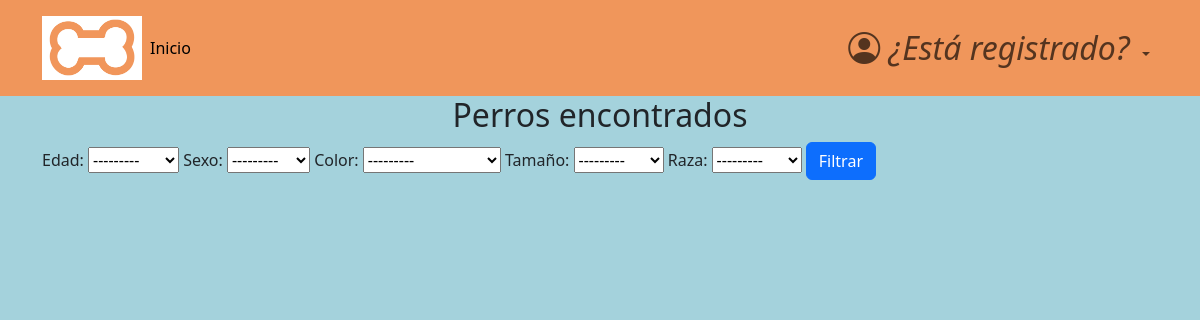
Page /found/foundposts/ on the earlier database version.
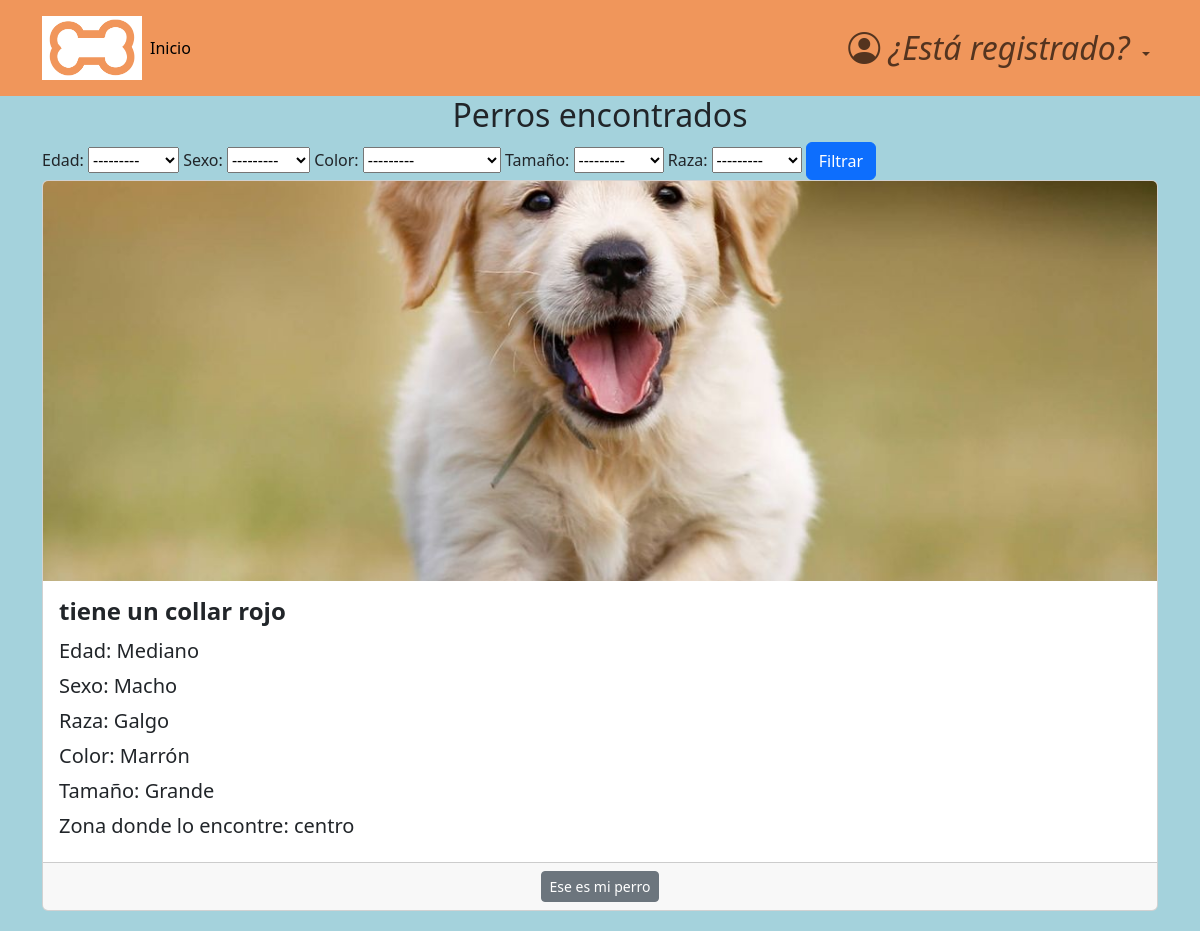
Same page on the later database version.
### found/models.py (models this page shows)
class FoundPost (models.Model):
    class Age(models.TextChoices):
        cachorro = "Cachorro"
        mediano = "Mediano"
        adulto = "Adulto"
    author = models.ForeignKey(
        CustomUser,
        blank = True,
        on_delete=models.CASCADE,
        null=True,
    )
    image = models.ImageField(
        upload_to= "media/", null = True,
    )
    description = models.TextField(
        max_length=120,
        blank=True,
        null=True,
    )
    age = models.CharField(
        choices=Age.choices,
        max_length=15,
    )
    zone = models.CharField(
        max_length=45,
        help_text= "ingrese la zona en la que lo encontro el perro",
    )
    sex = models.CharField(
        max_length=10,
        choices=Dog.Sex.choices
    )
    breed = models.CharField(
        max_length=20,
        choices=Dog.Breed.choices
    )
    color = models.CharField(
        max_length=20,
        blank=True,
        choices=Dog.Color.choices,
        null=True,
    )
    size = models.CharField(
        max_length=10,
        null=True,
        blank=True,
        choices=Dog.Size.choices
    )
    publication_date = models.DateTimeField(
        blank=True,
        default=now,
    )
    was_delivered = models.BooleanField(
        default= False,
    )

### found/views.py (the view)
# urls.py: path('foundposts/', views.found_posts_list, name='found_posts'),
def found_posts_list(request):
    found_posts = FoundPost.objects.all().order_by('-publication_date', 'was_delivered')
    post_filter = OrderFilter(request.GET, queryset=found_posts)
    found_posts = post_filter.qs
    context = {
        'posts': found_posts,
        'actual_user_id': request.user.id,
        'filter': post_filter,
    }
    return render(request, 'found_post_list.html', context)

### found/templates/found_post_list.html (shortened to what this page needs)
{% extends 'base.html' %}
{% block content %}
<!DOCTYPE html>
<html>
<head>
    <link rel="stylesheet" href="https://cdnjs.cloudflare.com/ajax/libs/font-awesome/4.7.0/css/font-awesome.min.css" />
</head>
<main>
    <div class="container">
        <div class="row">
            <div class="col-md-12">
                <h2 class="text-center">Perros encontrados</h2>
                    <form method="get">
                        {{filter.form}}
                        <button class="btn btn-primary" type="submit">Filtrar</button>
                    </form>
            {% for post in posts %}
            <div class="col-md-12">
                <div class="card">
                    {% if post.image %}
                    <img src="{{ post.image.url }}" class="card-img-top" alt="Imagen del post">
                    {% endif %}
                    <div class="card-body">
                        <h5 class="card-title">{{ post.description }}</h5>
                        <p class="card-text" style="font-size: 20px;">Edad: {{ post.age }}</p>
                        <p class="card-text" style="font-size: 20px;">Sexo: {{ post.sex }}</p>
                        <p class="card-text" style="font-size: 20px;">Raza: {{ post.breed }}</p>
                        <p class="card-text" style="font-size: 20px;">Color: {{ post.color }}</p>
                        <p class="card-text" style="font-size: 20px;">Tamaño: {{ post.size }}</p>
                        <p class="card-text" style="font-size: 20px;">Zona donde lo encontre: {{ post.zone }}</p>
                    </div>
                    <div class="card-footer">
                        <div class="text-center">
                            {% if post.was_delivered %}
                            <button type="button" class="btn btn-success btn-sm" disabled>Entregado!</button>
                            {% else %}
                            {% if post.author.id == actual_user_id and user.is_authenticated %}
                            <form method="POST" action="{% url 'mark_as_delivered_from_general' post.id %}">
                                {% csrf_token %}
                                <input name="_method" type="hidden" value="Marcar como encontrado">
                                <button type="submit" class="btn btn-success btn-sm show_confirm_delivered" data-toggle="tooltip" title='Marcar como entregado'>Marcar como entregado</button>
                            </form>
                            {% else %}
                            <a href="{% url 'confirm_delivered' post.id %}" class="btn btn-secondary btn-sm">Ese es mi perro</a>
                            {% endif %}
                            {% endif %}
                        </div>
                    </div>
                </div>
            </div>
            </div>
            {% endfor %}
        </div>
    </div>
</main>
</html>
{% endblock content %}

Differences in the rows shown:
added FoundPost: image (picture), description "tiene un collar rojo", age "Mediano", sex "Macho", breed "Galgo", color "Marrón", size "Grande", zone "centro", was_delivered "Ese es mi perro"
